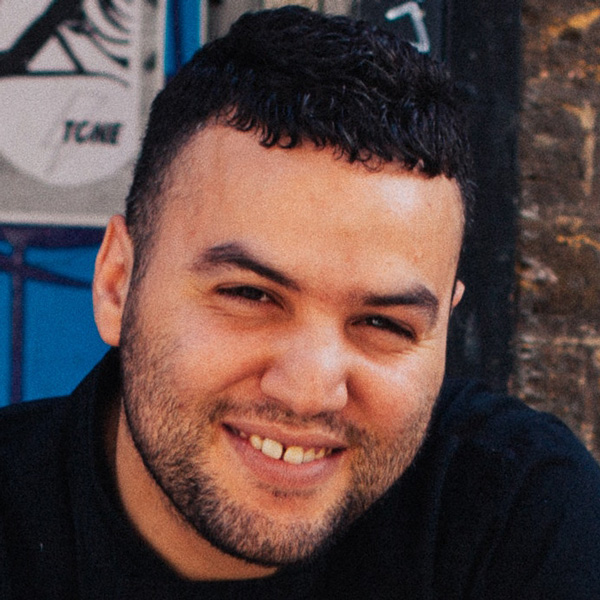
#> input picture Python/MaskDetectionOpenCV/Data/NotMasked/real_00004.jpg, 600 x 600 px, found by its file name
$ python Learn.py
#> lines starting #> are read from the running program, lines starting #| are printed output that depends on the picture
import cv2 as cv
import os
import numpy as np

Dir = r"C:\Users\arile\Desktop\Cours Master\M2\HackLab\MakDetection\Data"
types = os.listdir('Data')

haar_face= cv.CascadeClassifier('haar_face.xml')

features = []
labels = []

for root, dirs, files in os.walk(Dir):
    for type in types:
        path = os.path.join(Dir, type)
        lab = types.index(type)
    for img in os.listdir(path):
        img_path = os.path.join(path, img)

        img_array = cv.imread(img_path)
#> img_array is the input picture: shape (600, 600, 3); mean B, G, R 68.2, 71.1, 92.5
        gray = cv.cvtColor(img_array, cv.COLOR_BGR2GRAY)
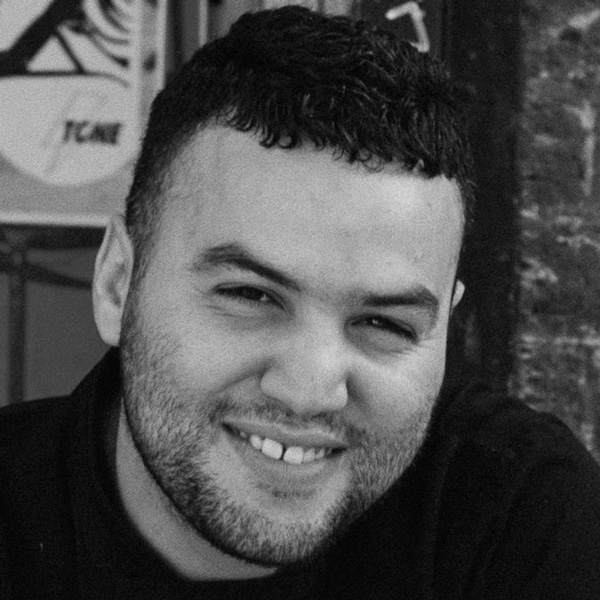
#> gray: shape (600, 600); min 0, max 217, mean 77.2

        faces_rect = haar_face.detectMultiScale(gray, scaleFactor=1.1, minNeighbors=4)
#> faces_rect = [[91, 28, 90, 90], [13, 12, 162, 162], [134, 173, 356, 356]]

        for (x, y, w, h) in faces_rect:
            faces_roi = gray[y:y + h, x:x + w]
            features.append(faces_roi)
            labels.append(lab)
#> this loop made 3 passes
#> pass 1, `faces_roi = gray[y:y + h, x:x + w]`:
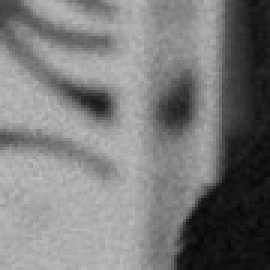
#> faces_roi: shape (90, 90) (shown 3 times larger); min 6, max 191, mean 122.3
#> pass 2, `faces_roi = gray[y:y + h, x:x + w]`:
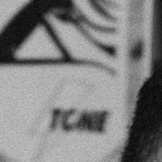
#> faces_roi: shape (162, 162); min 6, max 197, mean 128.4
#> pass 3, `faces_roi = gray[y:y + h, x:x + w]`:
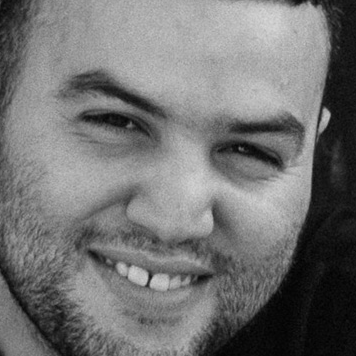
#> faces_roi: shape (356, 356); min 1, max 217, mean 115.1
#> after the loop, features = 3 items; labels = [1, 1, 1]

features = np.array(features, dtype='object')
labels = np.array(labels)

face_recognizer = cv.face.LBPHFaceRecognizer_create()

# Train the Recognizer on the features list and the labels list
face_recognizer.train(features,labels)

face_recognizer.save('trainner.yml')
np.save('features.npy', features)
np.save('labels.npy', labels)
